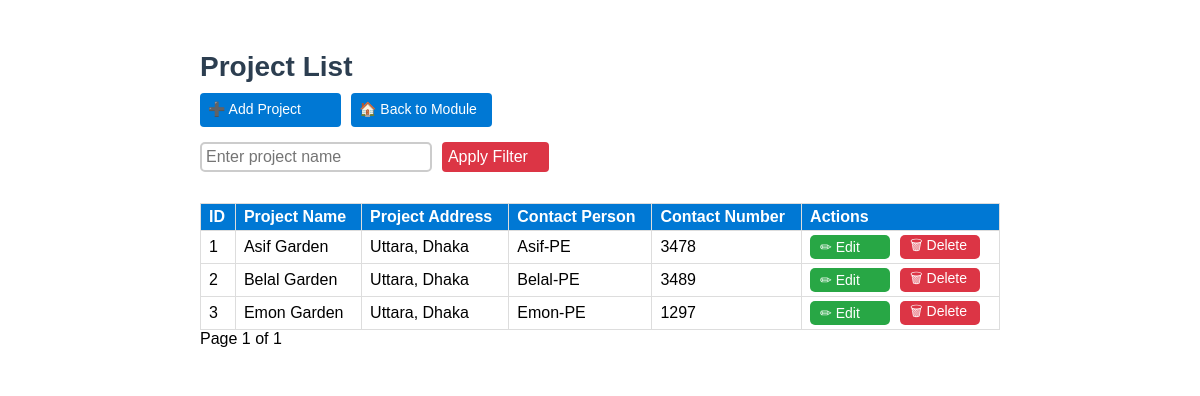
The page /construction-department/project/ on the database as committed earlier.
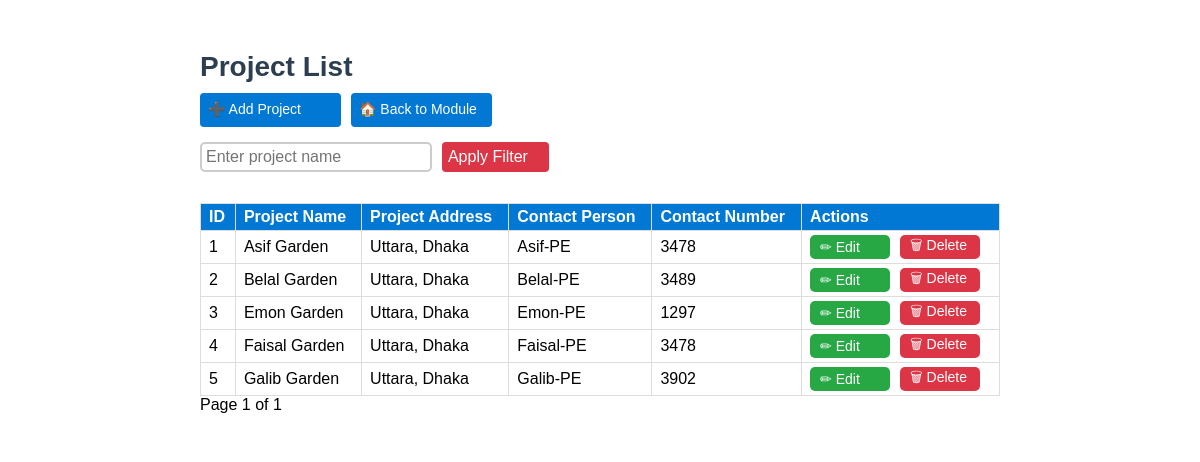
The same page on the database as committed later.
### project/models.py (models this page shows, shortened)
class Project(models.Model):
    id = models.AutoField(primary_key=True)  # Auto-incrementing ID
    name_of_project = models.CharField(max_length=255)  # Project name
    project_address = models.CharField(max_length=500)  # Project address as CharField
    contact_person_name = models.CharField(max_length=255)  # Name of contact person
    contact_person_number = models.CharField(max_length=20)  # Contact number of contact person

### project/views.py (the view)
# urls.py: path("", project_list, name="project_list"),  # Display project list with filtering and pagination
def project_list(request):
    query = request.GET.get("q", "")  # Defaults to empty if no query string
    projects = Project.objects.all().order_by("id")  # Changed from "-id" to "id"
    if query:
        projects = projects.filter(name_of_project__icontains=query)
    paginator = Paginator(projects, 10)
    page_number = request.GET.get("page")
    try:
        projects_page = paginator.get_page(page_number)
    except (PageNotAnInteger, EmptyPage):
        projects_page = paginator.get_page(1)
    return render(request, "project/project_list.html", {
        "projects": projects_page,
        "query": query
    })

### project/templates/project/project_list.html (shortened to what this page needs)
{% block content %}
<div class="form-container">
    <h2>Project List</h2>
    <div class="nav-buttons">
        <a href="{% url 'project_create' %}" class="nav-button">➕ Add Project</a>
        <a href="{% url 'construction_department' %}" class="nav-button">🏠 Back to Module</a>
    </div>
    <div class="filter-container">
    <form method="get" style="display: flex; gap: 10px;">
        <input type="text" name="q" value="{{ query }}" class="filter-box" placeholder="Enter project name">
        <button type="submit" class="apply-button">Apply Filter</button>
    </form>
</div>
    <table>
        <thead>
            <tr>
                <th>ID</th>
                <th>Project Name</th>
                <th>Project Address</th>
                <th>Contact Person</th>
                <th>Contact Number</th>
                <th>Actions</th>
            </tr>
        </thead>
        <tbody>
            {% for project in projects %}
            <tr>
                <td>{{ project.id }}</td>
                <td class="name">{{ project.name_of_project }}</td>
                <td>{{ project.project_address }}</td>
                <td>{{ project.contact_person_name }}</td>
                <td>{{ project.contact_person_number }}</td>
                <td>
                    <div class="action-buttons">
                        <a href="{% url 'project_edit' project.id %}" class="action-button edit">✏ Edit</a>
                        <a href="{% url 'project_delete' project.id %}" class="action-button delete" onclick="return confirm('Are you sure you want to delete this project?');">🗑 Delete</a>
                    </div>
                </td>
            </tr>
            {% empty %}
            <tr>
                <td colspan="6" class="text-center">No projects found</td>
            </tr>
            {% endfor %}
        </tbody>
    </table>
<div class="pagination">
    <span>Page {{ projects.number }} of {{ projects.paginator.num_pages }}</span>
</div>
</div>
{% endblock %}

### project/templates/project/project_list.html (style rules this page uses)
.form-container { max-width: 1000px; max-width: 800px; margin: 0 auto; padding: 20px; background: white; border-radius: 5px; box-shadow: none; }
body, th, td, input, a, .nav-button, .filter-box, .apply-button, .action-button { font-family: "Trebuchet MS", sans-serif; }
h2 { text-align: left; color: #2c3e50; margin-bottom: 10px; font-size: 28px; }
table { width: 100%; border-collapse: collapse; margin-top: 10px; }
th, td { border: 1px solid #ddd; padding: 4px 8px; text-align: left; height: 18px; }
th { background-color: #0078D4; color: white; }
.nav-buttons { display: flex; gap: 10px; margin-bottom: 15px; }
.nav-button { background: #0078D4; color: white; padding: 8px; border-radius: 4px; text-decoration: none; width: 125px; height: 18px; font-size: 14px; }
.filter-container { display: flex; gap: 10px; margin-bottom: 15px; }
.filter-box { width: 75%; padding: 4px; font-size: 16px; border-radius: 5px; border: 2px solid #ccc; }
.apply-button { width: 120px; background: #dc3545; color: white; padding: 6px; border-radius: 4px; font-size: 16px; border: none; cursor: pointer; text-align: left; }
.action-buttons { display: flex; gap: 10px; align-items: center; }
.action-button { width: 60px; height: 4px; padding: 10px; display: flex; align-items: center; justify-content: left; text-decoration: none; font-size: 14px; border-radius: 5px; }
.action-button.edit { background: #28a745; color: white; }
.action-button.delete { background: #dc3545; color: white; }

Rows that differ between the two databases and show on the page:
added Project: id "4", name_of_project "Faisal Garden", project_address "Uttara, Dhaka", contact_person_name "Faisal-PE", contact_person_number "3478"
added Project: id "5", name_of_project "Galib Garden", project_address "Uttara, Dhaka", contact_person_name "Galib-PE", contact_person_number "3902"
